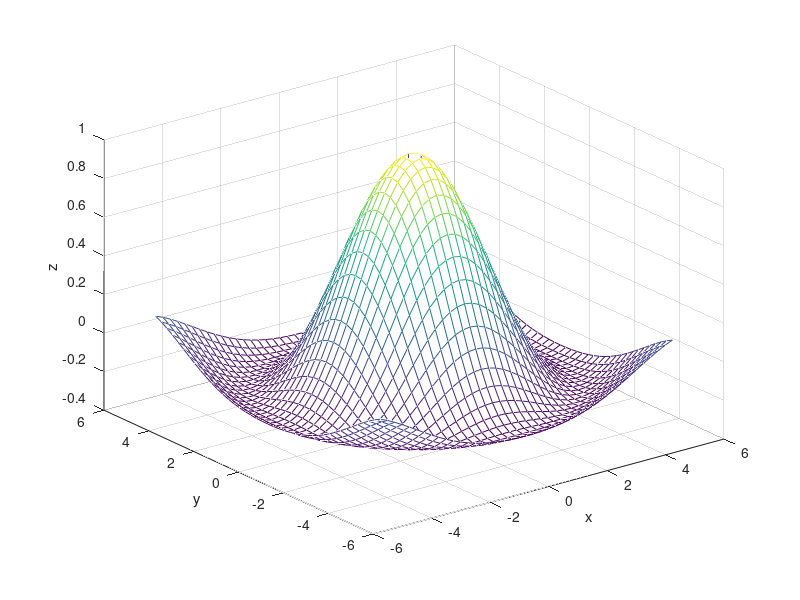

MATLAB code to generate this figure:
%% Grafik 3D Mesh Plot
x = -5:0.25:5;
y = x;
[X, Y] = meshgrid(x, y);
R = sqrt(X.^2 + Y.^2);
Z = sin(R) ./ (R + eps);
mesh(X, Y, Z);
xlabel('x'); ylabel('y'); zlabel('z');
print('grafik_3d_mesh.png', '-dpng', '-r120')
